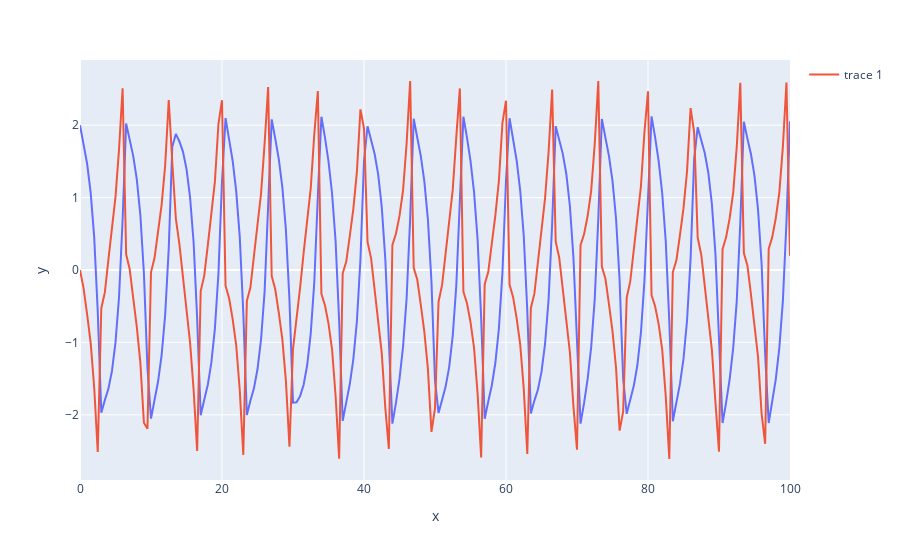

The code cell stored with this chart in its notebook:
### Markdown cell above
## explicit Adams' method

$ % http://w.ict.nsc.ru/books/textbooks/akhmerov/nm-ode_unicode/1-6.html $ 

![Alt text](adams_2nd.png)

y' = f(y)
y1 = y0 + y'*h + y'' * h^2/2 + O(h^3)

### Code cell
def runge_kutt_iter(y0, h): 
    y1 = y0 + h * f_calc(*y0)
    y1 = y0 + (h/2 * (f_calc(*y0)+f_calc(*y1)))
    return y1

def calc_adams(n):
    tmax = 100
    tmin = 0
    h = (tmax - tmin)/n
    t = np.linspace(tmin, tmax, n+1, endpoint=True)
    y = np.zeros((n+1, 2))
    y[0] = (2, 0)
    y[1] = runge_kutt_iter(y[0], h)
    for i in range(2, n+1):
        y[i] = y[i-1] + h/2 * (3 * f_calc(*y[i-1]) - f_calc(*y[i-2]))
    return t, y

t, y = calc_expl_rk(200)
# df = pd.DataFrame({'t': t, 'x': y[:,0], 'z': y[:,1]})
px.line(x=t, y=y[:,0]).add_trace(go.Scatter(x=t, y=y[:,1]))

### Figure 1 — Plotly figure (JSON) as saved in the notebook; plotly's stock layout.template omitted (floating-point values rounded to 4 significant figures; data arrays with more than 128 entries replaced by an {"elided": "..."} marker saying what was removed)
{"data": [{"hovertemplate": "x=%{x}<br>y=%{y}<extra></extra>", "legendgroup": "", "line": {"color": "#636efa", "dash": "solid"}, "marker": {"symbol": "circle"}, "mode": "lines", "name": "", "orientation": "v", "showlegend": false, "type": "scatter", "x": {"elided": "201 float values"}, "xaxis": "x", "y": {"elided": "201 float values"}, "yaxis": "y"}, {"type": "scatter", "x": {"elided": "201 float values"}, "y": {"elided": "201 float values"}}], "layout": {"legend": {"tracegroupgap": 0}, "margin": {"t": 60}, "xaxis": {"anchor": "y", "domain": [0, 1], "title": {"text": "x"}}, "yaxis": {"anchor": "x", "domain": [0, 1], "title": {"text": "y"}}}}
